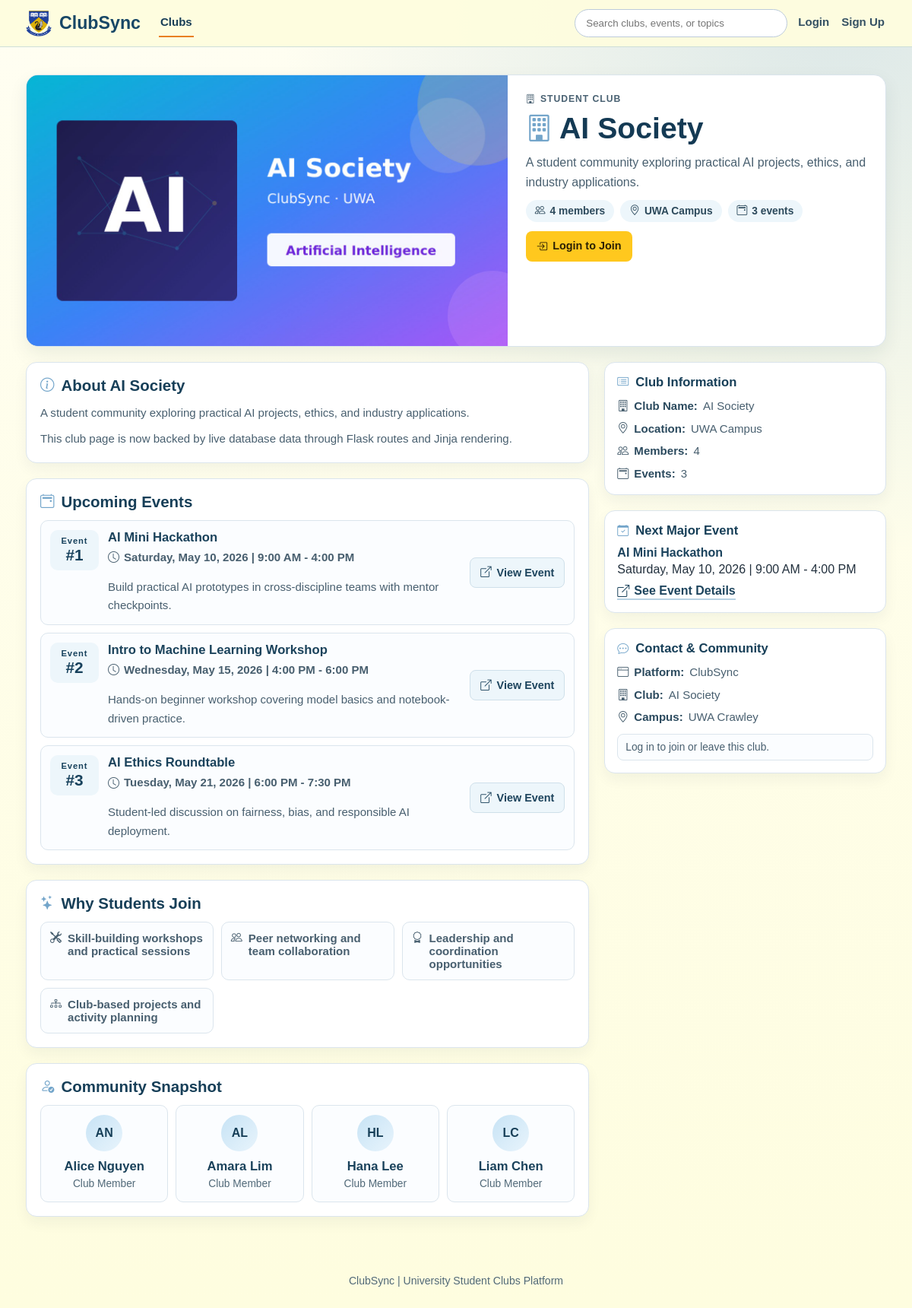
/clubs/1, run on the app's committed database.
### models/club.py (models this page shows)
class Club(db.Model):
    __tablename__ = "clubs"
    id = db.Column(db.Integer, primary_key=True)
    name = db.Column(db.String(100), nullable=False)
    description = db.Column(db.Text, nullable=False)
    category = db.Column(db.String(50), nullable=True)
    image_path = db.Column(db.String(255), nullable=True)
    events = db.relationship("Event", backref="club", cascade="all, delete")
    memberships = db.relationship("Membership", backref="club", cascade="all, delete")

### models/event.py (models this page shows)
class Event(db.Model):
    __tablename__ = "events"
    id = db.Column(db.Integer, primary_key=True)
    club_id = db.Column(db.Integer, db.ForeignKey("clubs.id"), nullable=False)
    title = db.Column(db.String(150), nullable=False)
    date = db.Column(db.String(50), nullable=False)
    description = db.Column(db.Text)
    attendances = db.relationship("Attendance", backref="event", cascade="all, delete")

### models/user.py (models this page shows)
class User(db.Model):
    __tablename__ = "users"
    id = db.Column(db.Integer, primary_key=True)
    name = db.Column(db.String(100), nullable=False)
    email = db.Column(db.String(120), unique=True, nullable=False)
    password_hash = db.Column(db.String(255), nullable=False)
    is_admin = db.Column(db.Boolean, default=False, nullable=False)
    memberships = db.relationship("Membership", backref="user", cascade="all, delete")
    attendances = db.relationship("Attendance", backref="user", cascade="all, delete")

### routes/clubs.py (the view)
@clubs_bp.route("/clubs/<int:club_id>")
def club_details(club_id):
    club = Club.query.get_or_404(club_id)
    events = Event.query.filter_by(club_id=club.id).order_by(Event.id.asc()).all()
    current_user = _get_current_user()
    member_club_ids = _member_club_ids_for_user(current_user.id if current_user else None)
    attended_events_by_club = _attended_events_by_club_for_user(
        current_user.id if current_user else None,
        [club.id],
    )
    members = sorted(
        (membership.user for membership in club.memberships if membership.user is not None),
        key=lambda user: user.name.lower(),
    )
    return render_template(
        "club_details.html",
        club=club,
        events=events,
        members=members,
        member_count=len(club.memberships),
        is_member=club.id in member_club_ids,
        attended_events=attended_events_by_club.get(club.id, []),
    )

### templates/club_details.html (shortened to what this page needs)
<!DOCTYPE html>
<html lang="en">
<head>
    <link rel="stylesheet" href="{{ url_for('static', filename='css/styles.css') }}">
    <link rel="stylesheet" href="https://cdn.jsdelivr.net/npm/bootstrap-icons@1.11.3/font/bootstrap-icons.min.css">
    <link rel="stylesheet" href="{{ url_for('static', filename='css/alerts.css') }}">
    <link rel="stylesheet" href="{{ url_for('static', filename='css/club_details.css') }}">
</head>
<body class="clubs-page club-details-page">
{% set active_page = 'club_details' %}
{% include "_site_header.html" %}
<main class="club-details-main">
    {% if club %}
        <section class="club-hero-card">
            <div class="club-hero-visual">
                <img
                    class="club-hero-image"
                    src="{{ url_for('static', filename=club.image_path if club.image_path else 'images/clubs/default.png') }}"
                    alt="{{ club.name }} image"
                    loading="lazy"
                >
            </div>
            <div class="club-hero-content">
                <p class="club-hero-category"><i class="bi bi-building" aria-hidden="true"></i>Student Club</p>
                <h1><i class="bi bi-building" aria-hidden="true"></i>{{ club.name }}</h1>
                <p class="club-hero-tagline">{{ club.description }}</p>
                <div class="club-hero-meta">
                    <span><i class="bi bi-people" aria-hidden="true"></i>{{ member_count }} member{% if member_count != 1 %}s{% endif %}</span>
                    <span><i class="bi bi-geo-alt" aria-hidden="true"></i>UWA Campus</span>
                    <span><i class="bi bi-calendar2-event" aria-hidden="true"></i>{{ events|length }} event{% if events|length != 1 %}s{% endif %}</span>
                </div>
                <div class="club-hero-actions">
                    {% if session.get('user_id') %}
                        {% if is_member %}
                            <form method="POST" action="{{ url_for('clubs.leave_club', club_id=club.id) }}">
                                <input type="hidden" name="csrf_token" value="{{ csrf_token() }}">
                                <input type="hidden" name="next" value="{{ request.path }}">
                                <ul class="leave-club-form-events" data-leave-club-events hidden>
                                    {% for attended_event in attended_events %}
                                        <li>
                                            <span>{{ attended_event.title }}</span>
                                            <small>{{ attended_event.date }}</small>
                                        </li>
                                    {% endfor %}
                                </ul>
                                <button
                                    type="button"
                                    class="club-danger-action"
                                    data-leave-club-trigger
                                    data-club-name="{{ club.name }}"
                                >
                                    <i class="bi bi-dash-circle" aria-hidden="true"></i>Leave Club
                                </button>
                            </form>
                        {% else %}
                            <form method="POST" action="{{ url_for('clubs.join_club', club_id=club.id) }}">
                                <input type="hidden" name="csrf_token" value="{{ csrf_token() }}">
                                <input type="hidden" name="next" value="{{ request.path }}">
                                <button type="submit" class="club-primary-action"><i class="bi bi-person-plus" aria-hidden="true"></i>Join Club</button>
                            </form>
                        {% endif %}
                    {% else %}
                        <a href="{{ url_for('auth.login') }}" class="club-primary-action"><i class="bi bi-box-arrow-in-right" aria-hidden="true"></i>Login to Join</a>
                    {% endif %}
                </div>
            </div>
        </section>
        <div class="club-details-layout">
            <section class="club-details-content">
                <article class="club-section-card">
                    <h2><i class="bi bi-info-circle" aria-hidden="true"></i>About {{ club.name }}</h2>
                    <p>{{ club.description }}</p>
                    <p>This club page is now backed by live database data through Flask routes and Jinja rendering.</p>
                </article>
                <article class="club-section-card">
                    <h2><i class="bi bi-calendar2-event" aria-hidden="true"></i>Upcoming Events</h2>
                    <div class="club-events-list">
                        {% if events %}
                            {% for event in events %}
                                <div class="club-event-item">
                                    <div class="club-event-date">
                                        <span>Event</span>
                                        <strong>#{{ loop.index }}</strong>
                                    </div>
                                    <div class="club-event-details">
                                        <h3>{{ event.title }}</h3>
                                        <p class="club-event-time"><i class="bi bi-clock" aria-hidden="true"></i>{{ event.date }}</p>
                                        <p>{{ event.description if event.description else 'No event description available yet.' }}</p>
                                    </div>
                                <a href="{{ url_for('clubs.event_details', event_id=event.id) }}" class="club-event-cta"><i class="bi bi-box-arrow-up-right" aria-hidden="true"></i>View Event</a>
                                </div>
                            {% endfor %}
                        {% endif %}
                    </div>
                </article>
                <article class="club-section-card">
                    <h2><i class="bi bi-stars" aria-hidden="true"></i>Why Students Join</h2>
                    <div class="club-benefits-grid">
                        <div class="club-benefit"><i class="bi bi-tools" aria-hidden="true"></i>Skill-building workshops and practical sessions</div>
                        <div class="club-benefit"><i class="bi bi-people" aria-hidden="true"></i>Peer networking and team collaboration</div>
                        <div class="club-benefit"><i class="bi bi-award" aria-hidden="true"></i>Leadership and coordination opportunities</div>
                        <div class="club-benefit"><i class="bi bi-diagram-3" aria-hidden="true"></i>Club-based projects and activity planning</div>
                    </div>
                </article>
                <article id="members" class="club-section-card">
                    <h2><i class="bi bi-person-check" aria-hidden="true"></i>Community Snapshot</h2>
                    <div class="club-member-grid">
                        {% if members %}
                            {% for member in members[:8] %}
                                {% set name_parts = member.name.split() %}
                                <div class="club-member-card">
                                    <div class="club-member-avatar">
                                        {{ ((name_parts[0][0] if name_parts else '?') ~ (name_parts[1][0] if name_parts|length > 1 else '')) | upper }}
                                    </div>
                                    <h3>{{ member.name }}</h3>
                                    <p>Club Member</p>
                                </div>
                            {% endfor %}
                        {% else %}
                            <div class="club-member-card">
                                <div class="club-member-avatar">--</div>
                                <h3>No Members Yet</h3>
                                <p>Membership data will appear here once available.</p>
                            </div>
                        {% endif %}
                    </div>
                </article>
            </section>
            <aside class="club-details-sidebar">
                <section class="club-side-card">
                    <h2><i class="bi bi-card-list" aria-hidden="true"></i>Club Information</h2>
                    <ul>
                        <li><i class="bi bi-building" aria-hidden="true"></i><strong>Club Name:</strong> {{ club.name }}</li>
                        <li><i class="bi bi-geo-alt" aria-hidden="true"></i><strong>Location:</strong> UWA Campus</li>
                        <li><i class="bi bi-people" aria-hidden="true"></i><strong>Members:</strong> {{ member_count }}</li>
                        <li><i class="bi bi-calendar2-event" aria-hidden="true"></i><strong>Events:</strong> {{ events|length }}</li>
                    </ul>
                </section>
                <section class="club-side-card">
                    <h2><i class="bi bi-calendar-check" aria-hidden="true"></i>Next Major Event</h2>
                    {% if events %}
                        <p class="club-side-highlight">{{ events[0].title }}</p>
                        <p>{{ events[0].date }}</p>
                        <a href="{{ url_for('clubs.event_details', event_id=events[0].id) }}" class="club-side-link"><i class="bi bi-box-arrow-up-right" aria-hidden="true"></i>See Event Details</a>
                    {% else %}
                        <p class="club-side-highlight">No Upcoming Event</p>
                        <p>Event details will appear after events are created.</p>
                        <a href="{{ url_for('clubs.events') }}" class="club-side-link"><i class="bi bi-calendar2-week" aria-hidden="true"></i>Check Events</a>
                    {% endif %}
                </section>
                <section id="contact" class="club-side-card">
                    <h2><i class="bi bi-chat-dots" aria-hidden="true"></i>Contact & Community</h2>
                    <ul>
                        <li><i class="bi bi-window" aria-hidden="true"></i><strong>Platform:</strong> ClubSync</li>
                        <li><i class="bi bi-building" aria-hidden="true"></i><strong>Club:</strong> {{ club.name }}</li>
                        <li><i class="bi bi-geo-alt" aria-hidden="true"></i><strong>Campus:</strong> UWA Crawley</li>
                    </ul>
                    {% if session.get('user_id') %}
                        <p class="club-side-note">
                            {% if is_member %}
                                You are currently a member of this club.
                            {% else %}
                                You are not currently a member of this club.
                            {% endif %}
                        </p>
                    {% else %}
                        <p class="club-side-note">Log in to join or leave this club.</p>
                    {% endif %}
                </section>
            </aside>
        </div>
    {% endif %}
</main>
<footer class="clubs-footer">
    <p>ClubSync | University Student Clubs Platform</p>
</footer>
</body>
</html>

### data on the page
Club: image_path (picture), name "AI Society", description "A student community exploring practical AI projects, ethics, and industry applications."
Event: title "AI Mini Hackathon", date "Saturday, May 10, 2026 | 9:00 AM - 4:00 PM", description "Build practical AI prototypes in cross-discipline teams with mentor checkpoints."
Event: title "Intro to Machine Learning Workshop", date "Wednesday, May 15, 2026 | 4:00 PM - 6:00 PM", description "Hands-on beginner workshop covering model basics and notebook-driven practice."
Event: title "AI Ethics Roundtable", date "Tuesday, May 21, 2026 | 6:00 PM - 7:30 PM", description "Student-led discussion on fairness, bias, and responsible AI deployment."
User: value "AN", name "Alice Nguyen"
User: value "AL", name "Amara Lim"
User: value "HL", name "Hana Lee"
User: value "LC", name "Liam Chen"

### other printed values
{{ member_count }} "4"
{{ events|length }} "3"
